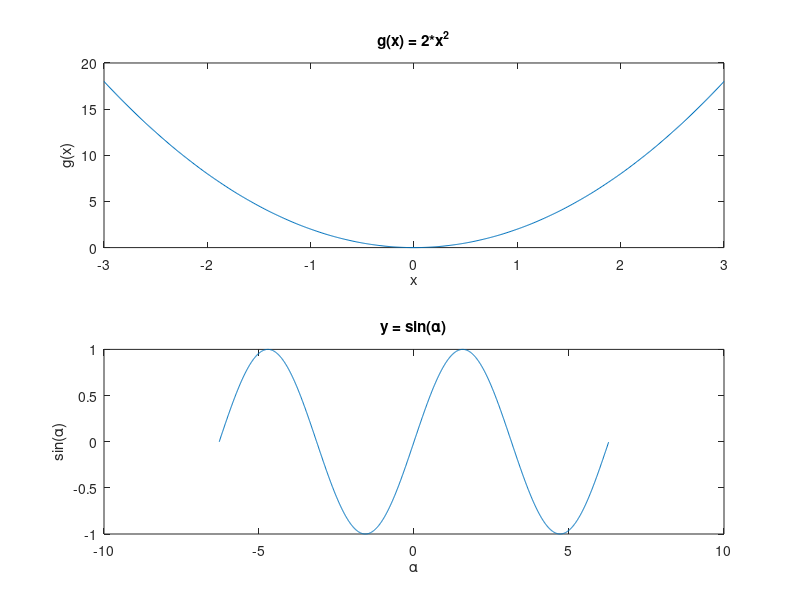

This chart was generated by the following MATLAB code:
% This script plots two functions using subplot

% First function: g(x) = x^2 - 2x + 3
x = -3:0.01:3;
g = 2*x.^2 

% Second function: y = sin(alpha)
alpha = -2*pi:0.01:2*pi; % from -2pi to 2pi
y = sin(alpha);


% Plot g(x)
subplot(2,1,1) % first plot
plot(x,g)
title('g(x) = 2*x^2')
xlabel('x')
ylabel('g(x)')

% Plot y = sin(alpha)
subplot(2,1,2) % second plot
plot(alpha,y)
title('y = sin(\alpha)')
xlabel('\alpha')
ylabel('sin(\alpha)')
